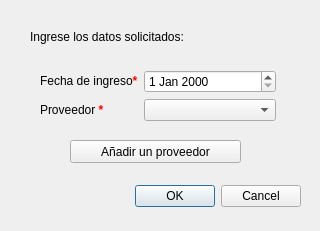
<?xml version="1.0" encoding="UTF-8"?>
<ui version="4.0">
 <class>InicioNuevoIngreso</class>
 <widget class="QDialog" name="InicioNuevoIngreso">
  <property name="geometry">
   <rect>
    <x>0</x>
    <y>0</y>
    <width>320</width>
    <height>231</height>
   </rect>
  </property>
  <property name="windowTitle">
   <string>Nuevo Ingreso</string>
  </property>
  <widget class="QDialogButtonBox" name="buttonBox">
   <property name="geometry">
    <rect>
     <x>20</x>
     <y>180</y>
     <width>281</width>
     <height>32</height>
    </rect>
   </property>
   <property name="orientation">
    <enum>Qt::Horizontal</enum>
   </property>
   <property name="standardButtons">
    <set>QDialogButtonBox::Cancel|QDialogButtonBox::Ok</set>
   </property>
  </widget>
  <widget class="QWidget" name="layoutWidget_2">
   <property name="geometry">
    <rect>
     <x>20</x>
     <y>70</y>
     <width>271</width>
     <height>61</height>
    </rect>
   </property>
   <layout class="QFormLayout" name="formLayout_2">
    <property name="leftMargin">
     <number>20</number>
    </property>
    <property name="rightMargin">
     <number>15</number>
    </property>
    <item row="0" column="0">
     <widget class="QLabel" name="lblIngreso">
      <property name="text">
       <string>&lt;html&gt;&lt;head/&gt;&lt;body&gt;&lt;p&gt;Fecha de ingreso&lt;span style=&quot; font-weight:700; color:#ff0000;&quot;&gt;*&lt;/span&gt;&lt;/p&gt;&lt;/body&gt;&lt;/html&gt;</string>
      </property>
     </widget>
    </item>
    <item row="1" column="0">
     <widget class="QLabel" name="lblDistr">
      <property name="font">
       <font>
        <pointsize>9</pointsize>
       </font>
      </property>
      <property name="text">
       <string>&lt;html&gt;&lt;head/&gt;&lt;body&gt;&lt;p&gt;Proveedor &lt;span style=&quot; font-weight:700; color:#ff0000;&quot;&gt;*&lt;/span&gt;&lt;/p&gt;&lt;/body&gt;&lt;/html&gt;</string>
      </property>
     </widget>
    </item>
    <item row="1" column="1">
     <widget class="QComboBox" name="comboxDistr">
      <property name="maximumSize">
       <size>
        <width>220</width>
        <height>22</height>
       </size>
      </property>
     </widget>
    </item>
    <item row="0" column="1">
     <widget class="QDateEdit" name="dateEdit"/>
    </item>
   </layout>
  </widget>
  <widget class="QLabel" name="Cartelito_NewProducto">
   <property name="geometry">
    <rect>
     <x>30</x>
     <y>30</y>
     <width>156</width>
     <height>14</height>
    </rect>
   </property>
   <property name="sizePolicy">
    <sizepolicy hsizetype="Fixed" vsizetype="Preferred">
     <horstretch>0</horstretch>
     <verstretch>0</verstretch>
    </sizepolicy>
   </property>
   <property name="font">
    <font>
     <pointsize>9</pointsize>
     <bold>true</bold>
    </font>
   </property>
   <property name="text">
    <string>&lt;html&gt;&lt;head/&gt;&lt;body&gt;&lt;p&gt;&lt;span style=&quot; font-weight:400;&quot;&gt;Ingrese los datos solicitados:&lt;/span&gt;&lt;/p&gt;&lt;/body&gt;&lt;/html&gt;</string>
   </property>
  </widget>
  <widget class="QPushButton" name="btnNuevoProveedor">
   <property name="geometry">
    <rect>
     <x>70</x>
     <y>140</y>
     <width>171</width>
     <height>23</height>
    </rect>
   </property>
   <property name="text">
    <string>Añadir un proveedor</string>
   </property>
  </widget>
 </widget>
 <resources/>
 <connections>
  <connection>
   <sender>buttonBox</sender>
   <signal>accepted()</signal>
   <receiver>InicioNuevoIngreso</receiver>
   <slot>accept()</slot>
   <hints>
    <hint type="sourcelabel">
     <x>248</x>
     <y>254</y>
    </hint>
    <hint type="destinationlabel">
     <x>157</x>
     <y>274</y>
    </hint>
   </hints>
  </connection>
  <connection>
   <sender>buttonBox</sender>
   <signal>rejected()</signal>
   <receiver>InicioNuevoIngreso</receiver>
   <slot>reject()</slot>
   <hints>
    <hint type="sourcelabel">
     <x>316</x>
     <y>260</y>
    </hint>
    <hint type="destinationlabel">
     <x>286</x>
     <y>274</y>
    </hint>
   </hints>
  </connection>
 </connections>
</ui>
